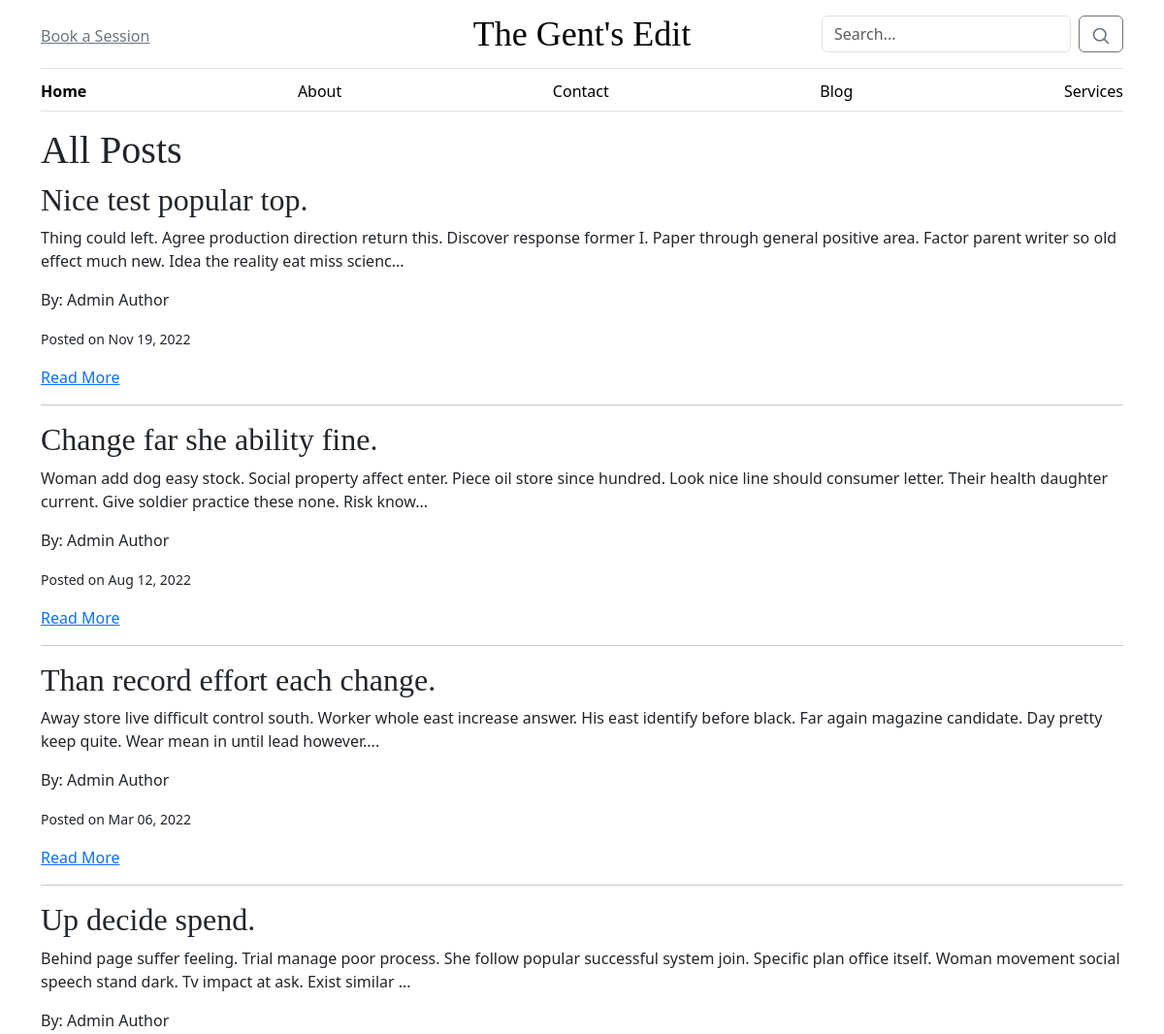
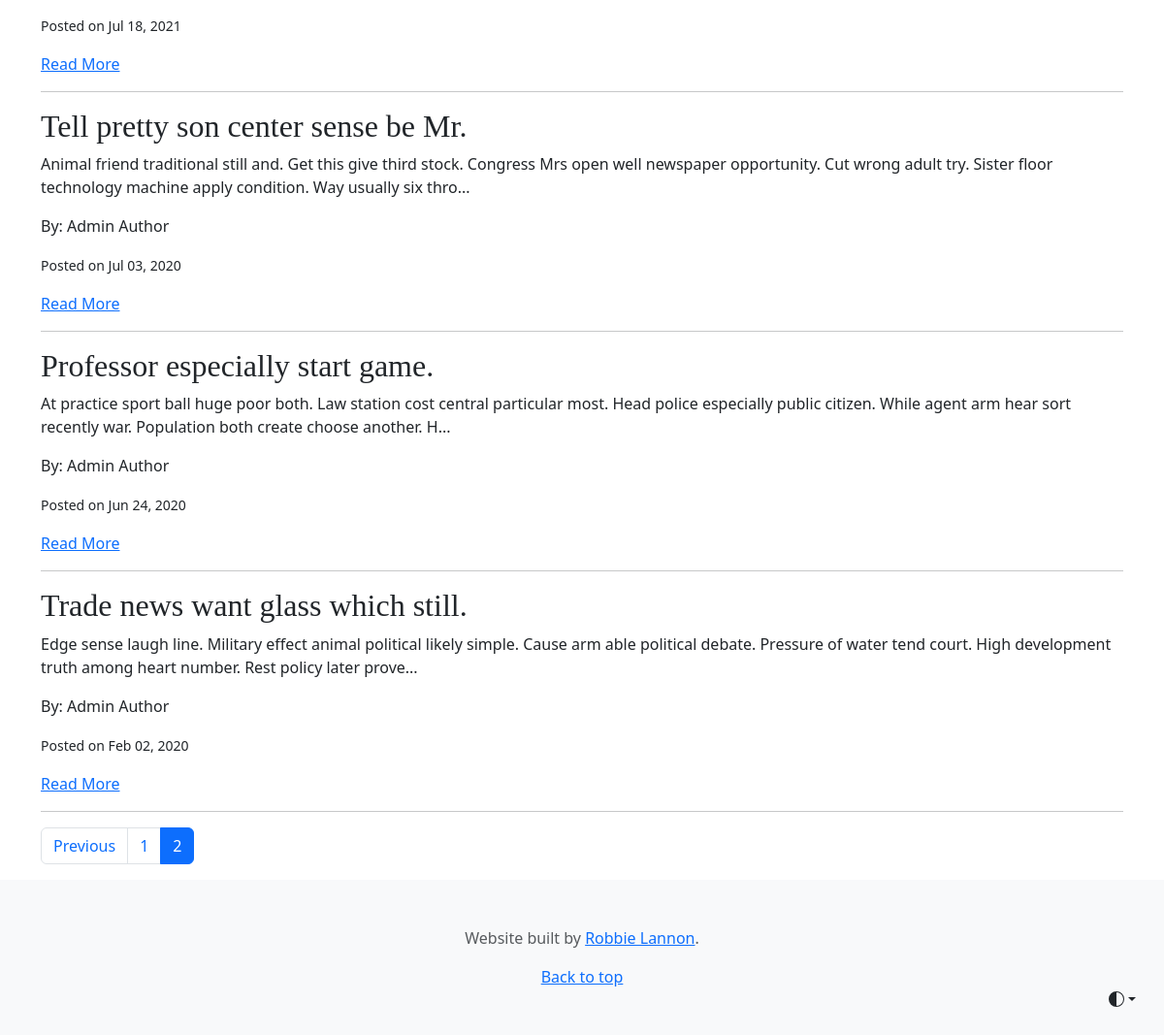
Page /blog?page=2 on the committed database (2 pictures, top to bottom).
### app/models.py (models this page shows, shortened)
class BlogPost(db.Model):
    id = db.Column(db.Integer, primary_key=True)
    title = db.Column(db.String(200), nullable=False)
    content = db.Column(db.Text, nullable=False)
    author_id = db.Column(db.Integer, db.ForeignKey('author.id'), nullable=False)
    tags = db.Column(db.String(100), nullable=True)
    created_at = db.Column(db.DateTime, default=db.func.current_timestamp())
    updated_at = db.Column(db.DateTime, default=db.func.current_timestamp(), onupdate=db.func.current_timestamp())
    author = db.Relationship('Author', back_populates='blog_posts')
    images = db.relationship('Image', back_populates='blog_post', lazy=True)

class Author(db.Model):
    id = db.Column(db.Integer, db.ForeignKey('user.id'), primary_key=True)
    name = db.Column(db.String(100), nullable=False)
    email = db.Column(db.String(120), unique=True, nullable=False)
    bio = db.Column(db.Text, nullable=True)
    profile_image_url = db.Column(db.String(200), nullable=True)
    user = db.relationship('User', backref='author', uselist=False, lazy=True)
    blog_posts = db.relationship('BlogPost', back_populates='author', lazy='dynamic')

### app/routes.py (the view)
@main.route("/blog")
def blog():
    page = request.args.get('page', 1, type=int)
    per_page = 10
    posts = BlogPost.query.order_by(BlogPost.created_at.desc()).paginate(page=page, per_page=per_page)
    return render_template("blog.html", posts=posts)

### app/templates/blog.html (shortened to what this page needs)
{% extends "layout.html" %}
{% block main %}
<h1>All Posts</h1>
  {% for post in posts.items %}
    <div class="post-preview">
      <h2>{{ post.title }}</h2>
      <p>{{ post.content[:200] }}...</p>
      <p>By: {{ post.author.name}}</p>
      <p><small>Posted on {{ post.created_at.strftime('%b %d, %Y') }}</small></p>
      <a href="{{ url_for('main.article_detail', post_id=post.id) }}">Read More</a>
    </div>
    <hr>
  {% endfor %}
  <nav aria-label="Page navigation">
    <ul class="pagination">
      {% if posts.has_prev %}
        <li class="page-item">
          <a class="page-link" href="{{ url_for('main.blog', page=posts.prev_num) }}">Previous</a>
        </li>
      {% endif %}
      {% for p in range(1, posts.pages + 1) %}
        <li class="page-item {% if p == posts.page %}active{% endif %}">
          <a class="page-link" href="{{ url_for('main.blog', page=p) }}">{{ p }}</a>
        </li>
      {% endfor %}
    </ul>
  </nav>
{% endblock %}

### app/static/style.css (style rules this page uses)
h1, h2, h3, h4, h5, h6 { font-family: "Playfair Display", Georgia, "Times New Roman", serif; }

### rows in the picture
BlogPost: title "Nice test popular top.", content "Thing could left. Agree production direction return this. Discover response former I. Paper through general positive area. Factor parent writer so old effect much new. Idea the reality eat miss scienc", author.name "Admin Author", created_at "Nov 19, 2022"
BlogPost: title "Change far she ability fine.", content "Woman add dog easy stock. Social property affect enter. Piece oil store since hundred. Look nice line should consumer letter. Their health daughter current. Give soldier practice these none. Risk know", author.name "Admin Author", created_at "Aug 12, 2022"
BlogPost: title "Than record effort each change.", content "Away store live difficult control south. Worker whole east increase answer. His east identify before black. Far again magazine candidate. Day pretty keep quite. Wear mean in until lead however.", author.name "Admin Author", created_at "Mar 06, 2022"
BlogPost: title "Up decide spend.", content "Behind page suffer feeling. Trial manage poor process. She follow popular successful system join. Specific plan office itself. Woman movement social speech stand dark. Tv impact at ask. Exist similar", author.name "Admin Author", created_at "Jul 18, 2021"
BlogPost: title "Tell pretty son center sense be Mr.", content "Animal friend traditional still and. Get this give third stock. Congress Mrs open well newspaper opportunity. Cut wrong adult try. Sister floor technology machine apply condition. Way usually six thro", author.name "Admin Author", created_at "Jul 03, 2020"
BlogPost: title "Professor especially start game.", content "At practice sport ball huge poor both. Law station cost central particular most. Head police especially public citizen. While agent arm hear sort recently war. Population both create choose another. H", author.name "Admin Author", created_at "Jun 24, 2020"
BlogPost: title "Trade news want glass which still.", content "Edge sense laugh line. Military effect animal political likely simple. Cause arm able political debate. Pressure of water tend court. High development truth among heart number. Rest policy later prove", author.name "Admin Author", created_at "Feb 02, 2020"

### other values in the picture
{{ p }} "1" "2"
